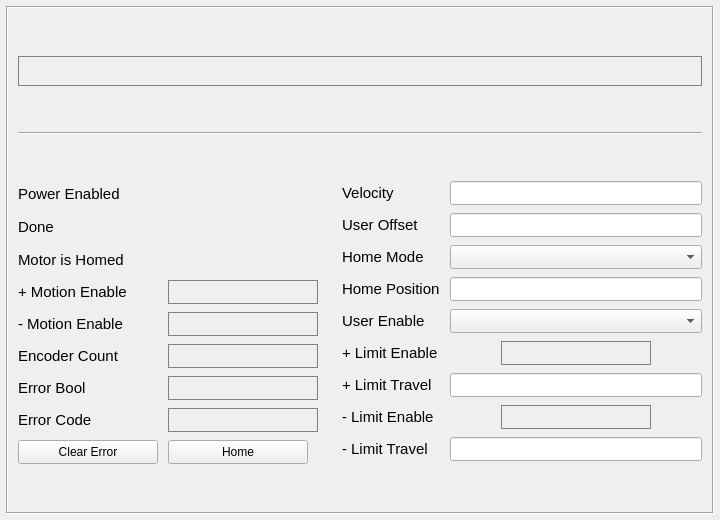
<?xml version="1.0" encoding="UTF-8"?>
<ui version="4.0">
 <class>Form</class>
 <widget class="QWidget" name="Form">
  <property name="geometry">
   <rect>
    <x>0</x>
    <y>0</y>
    <width>720</width>
    <height>520</height>
   </rect>
  </property>
  <property name="sizePolicy">
   <sizepolicy hsizetype="Fixed" vsizetype="Fixed">
    <horstretch>0</horstretch>
    <verstretch>0</verstretch>
   </sizepolicy>
  </property>
  <property name="minimumSize">
   <size>
    <width>720</width>
    <height>520</height>
   </size>
  </property>
  <property name="maximumSize">
   <size>
    <width>720</width>
    <height>520</height>
   </size>
  </property>
  <property name="windowTitle">
   <string>Motor Expert Screen</string>
  </property>
  <layout class="QVBoxLayout" name="mainLayout">
   <property name="spacing">
    <number>6</number>
   </property>
   <property name="leftMargin">
    <number>6</number>
   </property>
   <property name="topMargin">
    <number>6</number>
   </property>
   <property name="rightMargin">
    <number>6</number>
   </property>
   <property name="bottomMargin">
    <number>6</number>
   </property>
   <item>
    <widget class="QFrame" name="frame">
     <property name="frameShape">
      <enum>QFrame::Box</enum>
     </property>
     <property name="frameShadow">
      <enum>QFrame::Sunken</enum>
     </property>
     <property name="lineWidth">
      <number>1</number>
     </property>
     <layout class="QVBoxLayout" name="frameLayout">
      <property name="spacing">
       <number>8</number>
      </property>
      <property name="leftMargin">
       <number>10</number>
      </property>
      <property name="topMargin">
       <number>10</number>
      </property>
      <property name="rightMargin">
       <number>10</number>
      </property>
      <property name="bottomMargin">
       <number>10</number>
      </property>
      <item>
       <layout class="QHBoxLayout" name="descLayout">
        <property name="spacing">
         <number>8</number>
        </property>
        <item>
         <widget class="PyDMLabel" name="DeviceName">
          <property name="sizePolicy">
           <sizepolicy hsizetype="Expanding" vsizetype="Fixed">
            <horstretch>0</horstretch>
            <verstretch>0</verstretch>
           </sizepolicy>
          </property>
          <property name="minimumSize">
           <size>
            <width>0</width>
            <height>30</height>
           </size>
          </property>
          <property name="maximumSize">
           <size>
            <width>16777215</width>
            <height>30</height>
           </size>
          </property>
          <property name="font">
           <font>
            <pointsize>12</pointsize>
            <weight>75</weight>
            <bold>true</bold>
           </font>
          </property>
          <property name="toolTip">
           <string>Device name from the base PV.</string>
          </property>
          <property name="styleSheet">
           <string notr="true">border: 1px solid gray;</string>
          </property>
          <property name="alignment">
           <set>Qt::AlignLeading|Qt::AlignLeft|Qt::AlignVCenter</set>
          </property>
          <property name="showUnits" stdset="0">
           <bool>false</bool>
          </property>
          <property name="channel" stdset="0">
           <string>ca://${MOTOR}.DESC</string>
          </property>
         </widget>
        </item>
       </layout>
      </item>
      <item>
       <widget class="Line" name="descLine">
        <property name="orientation">
         <enum>Qt::Horizontal</enum>
        </property>
       </widget>
      </item>
      <item>
       <layout class="QHBoxLayout" name="columnsLayout">
        <property name="spacing">
         <number>24</number>
        </property>
        <item>
         <layout class="QGridLayout" name="statusGrid">
          <property name="horizontalSpacing">
           <number>10</number>
          </property>
          <property name="verticalSpacing">
           <number>8</number>
          </property>
          <item row="4" column="1" alignment="Qt::AlignHCenter">
           <widget class="PyDMLabel" name="negMotionEnabled_rbv">
            <property name="minimumSize">
             <size>
              <width>150</width>
              <height>24</height>
             </size>
            </property>
            <property name="font">
             <font>
              <pointsize>11</pointsize>
             </font>
            </property>
            <property name="toolTip">
             <string>Negative motion enable readback.</string>
            </property>
            <property name="styleSheet">
             <string notr="true">border: 1px solid gray;</string>
            </property>
            <property name="alignment">
             <set>Qt::AlignCenter</set>
            </property>
            <property name="channel" stdset="0">
             <string>ca://${MOTOR}:bNegativeMotionIsEnabled_RBV</string>
            </property>
           </widget>
          </item>
          <item row="7" column="0">
           <widget class="QLabel" name="lbl_errorBool">
            <property name="font">
             <font>
              <pointsize>11</pointsize>
              <weight>50</weight>
              <bold>false</bold>
             </font>
            </property>
            <property name="text">
             <string>Error Bool</string>
            </property>
           </widget>
          </item>
          <item row="2" column="1" alignment="Qt::AlignHCenter">
           <widget class="PyDMByteIndicator" name="bHomed_ind">
            <property name="minimumSize">
             <size>
              <width>25</width>
              <height>25</height>
             </size>
            </property>
            <property name="maximumSize">
             <size>
              <width>25</width>
              <height>25</height>
             </size>
            </property>
            <property name="toolTip">
             <string>Motor homed indicator.</string>
            </property>
            <property name="alarmSensitiveContent" stdset="0">
             <bool>false</bool>
            </property>
            <property name="alarmSensitiveBorder" stdset="0">
             <bool>true</bool>
            </property>
            <property name="channel" stdset="0">
             <string>ca://${MOTOR}:bHomeCmd_RBV</string>
            </property>
            <property name="showLabels" stdset="0">
             <bool>false</bool>
            </property>
            <property name="circles" stdset="0">
             <bool>true</bool>
            </property>
            <property name="numBits" stdset="0">
             <number>1</number>
            </property>
           </widget>
          </item>
          <item row="3" column="1" alignment="Qt::AlignHCenter">
           <widget class="PyDMLabel" name="posMotionEnabled_rbv">
            <property name="minimumSize">
             <size>
              <width>150</width>
              <height>24</height>
             </size>
            </property>
            <property name="font">
             <font>
              <pointsize>11</pointsize>
             </font>
            </property>
            <property name="toolTip">
             <string>Positive motion enable readback.</string>
            </property>
            <property name="styleSheet">
             <string notr="true">border: 1px solid gray;</string>
            </property>
            <property name="alignment">
             <set>Qt::AlignCenter</set>
            </property>
            <property name="channel" stdset="0">
             <string>ca://${MOTOR}:bPositiveMotionIsEnabled_RBV</string>
            </property>
           </widget>
          </item>
          <item row="1" column="1" alignment="Qt::AlignHCenter">
           <widget class="PyDMByteIndicator" name="bDone_ind">
            <property name="minimumSize">
             <size>
              <width>25</width>
              <height>25</height>
             </size>
            </property>
            <property name="maximumSize">
             <size>
              <width>25</width>
              <height>25</height>
             </size>
            </property>
            <property name="toolTip">
             <string>Motion complete indicator.</string>
            </property>
            <property name="alarmSensitiveContent" stdset="0">
             <bool>false</bool>
            </property>
            <property name="alarmSensitiveBorder" stdset="0">
             <bool>true</bool>
            </property>
            <property name="channel" stdset="0">
             <string>ca://${MOTOR}:bDone_RBV</string>
            </property>
            <property name="showLabels" stdset="0">
             <bool>false</bool>
            </property>
            <property name="circles" stdset="0">
             <bool>true</bool>
            </property>
            <property name="numBits" stdset="0">
             <number>1</number>
            </property>
           </widget>
          </item>
          <item row="1" column="0">
           <widget class="QLabel" name="lbl_done">
            <property name="font">
             <font>
              <pointsize>11</pointsize>
              <weight>50</weight>
              <bold>false</bold>
             </font>
            </property>
            <property name="text">
             <string>Done</string>
            </property>
           </widget>
          </item>
          <item row="4" column="0">
           <widget class="QLabel" name="lbl_negMotion">
            <property name="font">
             <font>
              <pointsize>11</pointsize>
              <weight>50</weight>
              <bold>false</bold>
             </font>
            </property>
            <property name="text">
             <string>- Motion Enable</string>
            </property>
           </widget>
          </item>
          <item row="11" column="1">
           <widget class="PyDMPushButton" name="homeCmd_cmd_2">
            <property name="minimumSize">
             <size>
              <width>140</width>
              <height>24</height>
             </size>
            </property>
            <property name="maximumSize">
             <size>
              <width>140</width>
              <height>32</height>
             </size>
            </property>
            <property name="toolTip">
             <string>Send a home command.</string>
            </property>
            <property name="text">
             <string>Home</string>
            </property>
            <property name="channel" stdset="0">
             <string>ca://${MOTOR}:bHomeCmd</string>
            </property>
            <property name="pressValue" stdset="0">
             <string>1</string>
            </property>
           </widget>
          </item>
          <item row="0" column="1" alignment="Qt::AlignHCenter">
           <widget class="PyDMByteIndicator" name="bPowerEnabled_ind">
            <property name="minimumSize">
             <size>
              <width>25</width>
              <height>25</height>
             </size>
            </property>
            <property name="maximumSize">
             <size>
              <width>25</width>
              <height>25</height>
             </size>
            </property>
            <property name="toolTip">
             <string>Power enabled indicator.</string>
            </property>
            <property name="alarmSensitiveBorder" stdset="0">
             <bool>true</bool>
            </property>
            <property name="channel" stdset="0">
             <string>ca://${MOTOR}:bPowerIsEnabled_RBV</string>
            </property>
            <property name="showLabels" stdset="0">
             <bool>false</bool>
            </property>
            <property name="circles" stdset="0">
             <bool>true</bool>
            </property>
            <property name="numBits" stdset="0">
             <number>1</number>
            </property>
           </widget>
          </item>
          <item row="2" column="0">
           <widget class="QLabel" name="lbl_homed">
            <property name="font">
             <font>
              <pointsize>11</pointsize>
              <weight>50</weight>
              <bold>false</bold>
             </font>
            </property>
            <property name="text">
             <string>Motor is Homed</string>
            </property>
           </widget>
          </item>
          <item row="0" column="0">
           <widget class="QLabel" name="lbl_powerEnabled">
            <property name="font">
             <font>
              <pointsize>11</pointsize>
              <weight>50</weight>
              <bold>false</bold>
             </font>
            </property>
            <property name="text">
             <string>Power Enabled</string>
            </property>
           </widget>
          </item>
          <item row="8" column="1" alignment="Qt::AlignHCenter">
           <widget class="PyDMLabel" name="errorCode_rbv">
            <property name="minimumSize">
             <size>
              <width>150</width>
              <height>24</height>
             </size>
            </property>
            <property name="font">
             <font>
              <pointsize>11</pointsize>
             </font>
            </property>
            <property name="toolTip">
             <string>Error code readback.</string>
            </property>
            <property name="styleSheet">
             <string notr="true">border: 1px solid gray;</string>
            </property>
            <property name="alignment">
             <set>Qt::AlignCenter</set>
            </property>
            <property name="channel" stdset="0">
             <string>ca://${MOTOR}:nErrorId_RBV</string>
            </property>
           </widget>
          </item>
          <item row="3" column="0">
           <widget class="QLabel" name="lbl_posMotion">
            <property name="font">
             <font>
              <pointsize>11</pointsize>
              <weight>50</weight>
              <bold>false</bold>
             </font>
            </property>
            <property name="text">
             <string>+ Motion Enable</string>
            </property>
           </widget>
          </item>
          <item row="8" column="0">
           <widget class="QLabel" name="lbl_errorCode">
            <property name="font">
             <font>
              <pointsize>11</pointsize>
              <weight>50</weight>
              <bold>false</bold>
             </font>
            </property>
            <property name="text">
             <string>Error Code</string>
            </property>
           </widget>
          </item>
          <item row="7" column="1" alignment="Qt::AlignHCenter">
           <widget class="PyDMLabel" name="errorBool_rbv">
            <property name="minimumSize">
             <size>
              <width>150</width>
              <height>24</height>
             </size>
            </property>
            <property name="font">
             <font>
              <pointsize>11</pointsize>
             </font>
            </property>
            <property name="toolTip">
             <string>Error boolean readback.</string>
            </property>
            <property name="styleSheet">
             <string notr="true">border: 1px solid gray;</string>
            </property>
            <property name="alignment">
             <set>Qt::AlignCenter</set>
            </property>
            <property name="channel" stdset="0">
             <string>ca://${MOTOR}:bError_RBV</string>
            </property>
           </widget>
          </item>
          <item row="11" column="0">
           <widget class="PyDMPushButton" name="reset_cmd">
            <property name="minimumSize">
             <size>
              <width>140</width>
              <height>24</height>
             </size>
            </property>
            <property name="maximumSize">
             <size>
              <width>140</width>
              <height>32</height>
             </size>
            </property>
            <property name="toolTip">
             <string>Send an error-reset command.</string>
            </property>
            <property name="text">
             <string>Clear Error</string>
            </property>
            <property name="channel" stdset="0">
             <string>ca://${MOTOR}:bReset</string>
            </property>
            <property name="pressValue" stdset="0">
             <string>1</string>
            </property>
           </widget>
          </item>
          <item row="5" column="0">
           <widget class="QLabel" name="lbl_encoderCount">
            <property name="font">
             <font>
              <pointsize>11</pointsize>
              <weight>50</weight>
              <bold>false</bold>
             </font>
            </property>
            <property name="text">
             <string>Encoder Count</string>
            </property>
           </widget>
          </item>
          <item row="5" column="1">
           <widget class="PyDMLabel" name="encoderCount_rbv">
            <property name="minimumSize">
             <size>
              <width>150</width>
              <height>24</height>
             </size>
            </property>
            <property name="font">
             <font>
              <pointsize>11</pointsize>
             </font>
            </property>
            <property name="toolTip">
             <string>Encoder count readback.</string>
            </property>
            <property name="styleSheet">
             <string notr="true">border: 1px solid gray;</string>
            </property>
            <property name="alignment">
             <set>Qt::AlignCenter</set>
            </property>
            <property name="channel" stdset="0">
             <string>ca://${MOTOR}:nEncoderCount_RBV</string>
            </property>
           </widget>
          </item>
         </layout>
        </item>
        <item>
         <layout class="QGridLayout" name="configGrid">
          <property name="horizontalSpacing">
           <number>10</number>
          </property>
          <property name="verticalSpacing">
           <number>8</number>
          </property>
          <item row="7" column="0">
           <widget class="QLabel" name="lbl_userEnable">
            <property name="font">
             <font>
              <pointsize>11</pointsize>
              <weight>50</weight>
              <bold>false</bold>
             </font>
            </property>
            <property name="text">
             <string>User Enable</string>
            </property>
           </widget>
          </item>
          <item row="6" column="0">
           <widget class="QLabel" name="lbl_homePosition">
            <property name="font">
             <font>
              <pointsize>11</pointsize>
              <weight>50</weight>
              <bold>false</bold>
             </font>
            </property>
            <property name="text">
             <string>Home Position</string>
            </property>
           </widget>
          </item>
          <item row="5" column="0">
           <widget class="QLabel" name="lbl_homeMode">
            <property name="font">
             <font>
              <pointsize>11</pointsize>
              <weight>50</weight>
              <bold>false</bold>
             </font>
            </property>
            <property name="text">
             <string>Home Mode</string>
            </property>
           </widget>
          </item>
          <item row="8" column="1" alignment="Qt::AlignHCenter">
           <widget class="PyDMLabel" name="highLimitEnable_rbv">
            <property name="sizePolicy">
             <sizepolicy hsizetype="Preferred" vsizetype="Fixed">
              <horstretch>0</horstretch>
              <verstretch>0</verstretch>
             </sizepolicy>
            </property>
            <property name="minimumSize">
             <size>
              <width>150</width>
              <height>24</height>
             </size>
            </property>
            <property name="font">
             <font>
              <pointsize>11</pointsize>
             </font>
            </property>
            <property name="toolTip">
             <string>High soft-limit enable readback.</string>
            </property>
            <property name="styleSheet">
             <string notr="true">border: 1px solid gray;</string>
            </property>
            <property name="alignment">
             <set>Qt::AlignCenter</set>
            </property>
            <property name="channel" stdset="0">
             <string>ca://${MOTOR}:SoftPosMaxOn:NC:Val_RBV</string>
            </property>
           </widget>
          </item>
          <item row="9" column="1">
           <widget class="PyDMLineEdit" name="highLimitTravel_set">
            <property name="minimumSize">
             <size>
              <width>150</width>
              <height>24</height>
             </size>
            </property>
            <property name="toolTip">
             <string>High limit travel setpoint.</string>
            </property>
            <property name="alignment">
             <set>Qt::AlignCenter</set>
            </property>
            <property name="precision" stdset="0">
             <number>0</number>
            </property>
            <property name="showUnits" stdset="0">
             <bool>false</bool>
            </property>
            <property name="precisionFromPV" stdset="0">
             <bool>true</bool>
            </property>
            <property name="alarmSensitiveContent" stdset="0">
             <bool>false</bool>
            </property>
            <property name="alarmSensitiveBorder" stdset="0">
             <bool>true</bool>
            </property>
            <property name="PyDMToolTip" stdset="0">
             <string/>
            </property>
            <property name="monitorDisp" stdset="0">
             <bool>false</bool>
            </property>
            <property name="channel" stdset="0">
             <string>ca://${MOTOR}:NC:MaxPos:Val_RBV</string>
            </property>
           </widget>
          </item>
          <item row="3" column="1">
           <widget class="PyDMLineEdit" name="userOffset_set">
            <property name="minimumSize">
             <size>
              <width>150</width>
              <height>24</height>
             </size>
            </property>
            <property name="toolTip">
             <string>User coordinate offset setpoint.</string>
            </property>
            <property name="alignment">
             <set>Qt::AlignCenter</set>
            </property>
            <property name="precisionFromPV" stdset="0">
             <bool>true</bool>
            </property>
            <property name="channel" stdset="0">
             <string>ca://${MOTOR}:OFF</string>
            </property>
           </widget>
          </item>
          <item row="10" column="0">
           <widget class="QLabel" name="lbl_lowLimitEnable">
            <property name="font">
             <font>
              <pointsize>11</pointsize>
              <weight>50</weight>
              <bold>false</bold>
             </font>
            </property>
            <property name="text">
             <string>- Limit Enable</string>
            </property>
           </widget>
          </item>
          <item row="3" column="0">
           <widget class="QLabel" name="lbl_userOffset">
            <property name="font">
             <font>
              <pointsize>11</pointsize>
              <weight>50</weight>
              <bold>false</bold>
             </font>
            </property>
            <property name="text">
             <string>User Offset</string>
            </property>
           </widget>
          </item>
          <item row="2" column="1">
           <widget class="PyDMLineEdit" name="velocity_set">
            <property name="minimumSize">
             <size>
              <width>150</width>
              <height>24</height>
             </size>
            </property>
            <property name="toolTip">
             <string>Motor velocity setpoint.</string>
            </property>
            <property name="alignment">
             <set>Qt::AlignCenter</set>
            </property>
            <property name="precisionFromPV" stdset="0">
             <bool>true</bool>
            </property>
            <property name="channel" stdset="0">
             <string>ca://${MOTOR}:fVelocity_RBV</string>
            </property>
           </widget>
          </item>
          <item row="2" column="0">
           <widget class="QLabel" name="lbl_velocity">
            <property name="font">
             <font>
              <pointsize>11</pointsize>
              <weight>50</weight>
              <bold>false</bold>
             </font>
            </property>
            <property name="text">
             <string>Velocity</string>
            </property>
           </widget>
          </item>
          <item row="9" column="0">
           <widget class="QLabel" name="lbl_highLimitTravel">
            <property name="font">
             <font>
              <pointsize>11</pointsize>
              <weight>50</weight>
              <bold>false</bold>
             </font>
            </property>
            <property name="text">
             <string>+ Limit Travel</string>
            </property>
           </widget>
          </item>
          <item row="11" column="1">
           <widget class="PyDMLineEdit" name="lowLimitTravel_set">
            <property name="minimumSize">
             <size>
              <width>150</width>
              <height>24</height>
             </size>
            </property>
            <property name="toolTip">
             <string>Low limit travel setpoint.</string>
            </property>
            <property name="alignment">
             <set>Qt::AlignCenter</set>
            </property>
            <property name="precision" stdset="0">
             <number>0</number>
            </property>
            <property name="showUnits" stdset="0">
             <bool>false</bool>
            </property>
            <property name="precisionFromPV" stdset="0">
             <bool>true</bool>
            </property>
            <property name="alarmSensitiveContent" stdset="0">
             <bool>false</bool>
            </property>
            <property name="alarmSensitiveBorder" stdset="0">
             <bool>true</bool>
            </property>
            <property name="PyDMToolTip" stdset="0">
             <string/>
            </property>
            <property name="monitorDisp" stdset="0">
             <bool>false</bool>
            </property>
            <property name="channel" stdset="0">
             <string>ca://${MOTOR}:NC:MinPos:Val_RBV</string>
            </property>
           </widget>
          </item>
          <item row="10" column="1" alignment="Qt::AlignHCenter">
           <widget class="PyDMLabel" name="lowLimitEnable_rbv">
            <property name="sizePolicy">
             <sizepolicy hsizetype="Preferred" vsizetype="Fixed">
              <horstretch>0</horstretch>
              <verstretch>0</verstretch>
             </sizepolicy>
            </property>
            <property name="minimumSize">
             <size>
              <width>150</width>
              <height>24</height>
             </size>
            </property>
            <property name="font">
             <font>
              <pointsize>11</pointsize>
             </font>
            </property>
            <property name="toolTip">
             <string>Low soft-limit enable readback.</string>
            </property>
            <property name="styleSheet">
             <string notr="true">border: 1px solid gray;</string>
            </property>
            <property name="alignment">
             <set>Qt::AlignCenter</set>
            </property>
            <property name="channel" stdset="0">
             <string>ca://${MOTOR}:SoftPosMinOn:NC:Val_RBV</string>
            </property>
           </widget>
          </item>
          <item row="7" column="1">
           <widget class="PyDMEnumComboBox" name="userEnable_set">
            <property name="minimumSize">
             <size>
              <width>150</width>
              <height>24</height>
             </size>
            </property>
            <property name="toolTip">
             <string>User enable selection.</string>
            </property>
            <property name="channel" stdset="0">
             <string>ca://${MOTOR}:bUserEnable_RBV</string>
            </property>
           </widget>
          </item>
          <item row="5" column="1">
           <widget class="PyDMEnumComboBox" name="homeMode_set">
            <property name="minimumSize">
             <size>
              <width>150</width>
              <height>24</height>
             </size>
            </property>
            <property name="toolTip">
             <string>Homing mode selection.</string>
            </property>
            <property name="channel" stdset="0">
             <string>ca://${MOTOR}:eHomeMode_RBV</string>
            </property>
           </widget>
          </item>
          <item row="6" column="1">
           <widget class="PyDMLineEdit" name="homePosition_set">
            <property name="minimumSize">
             <size>
              <width>150</width>
              <height>24</height>
             </size>
            </property>
            <property name="toolTip">
             <string>Home position setpoint.</string>
            </property>
            <property name="alignment">
             <set>Qt::AlignCenter</set>
            </property>
            <property name="precisionFromPV" stdset="0">
             <bool>true</bool>
            </property>
            <property name="channel" stdset="0">
             <string>ca://${MOTOR}:fHomePosition_RBV</string>
            </property>
           </widget>
          </item>
          <item row="8" column="0">
           <widget class="QLabel" name="lbl_highLimitEnable">
            <property name="font">
             <font>
              <pointsize>11</pointsize>
              <weight>50</weight>
              <bold>false</bold>
             </font>
            </property>
            <property name="text">
             <string>+ Limit Enable</string>
            </property>
           </widget>
          </item>
          <item row="11" column="0">
           <widget class="QLabel" name="lbl_lowLimitTravel">
            <property name="font">
             <font>
              <pointsize>11</pointsize>
              <weight>50</weight>
              <bold>false</bold>
             </font>
            </property>
            <property name="text">
             <string>- Limit Travel</string>
            </property>
           </widget>
          </item>
         </layout>
        </item>
       </layout>
      </item>
     </layout>
    </widget>
   </item>
  </layout>
 </widget>
 <customwidgets>
  <customwidget>
   <class>PyDMLabel</class>
   <extends>QLabel</extends>
   <header>pydm.widgets.label</header>
  </customwidget>
  <customwidget>
   <class>PyDMByteIndicator</class>
   <extends>QWidget</extends>
   <header>pydm.widgets.byte</header>
  </customwidget>
  <customwidget>
   <class>PyDMEnumComboBox</class>
   <extends>QComboBox</extends>
   <header>pydm.widgets.enum_combo_box</header>
  </customwidget>
  <customwidget>
   <class>PyDMLineEdit</class>
   <extends>QLineEdit</extends>
   <header>pydm.widgets.line_edit</header>
  </customwidget>
  <customwidget>
   <class>PyDMPushButton</class>
   <extends>QPushButton</extends>
   <header>pydm.widgets.pushbutton</header>
  </customwidget>
 </customwidgets>
 <resources/>
 <connections/>
</ui>
